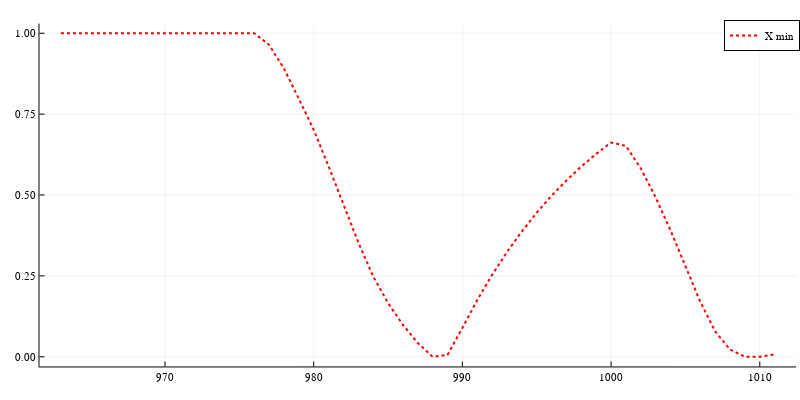

Notebook code cell kept with this figure:
### Code cell
plot(time_ls_opt, ls_X_SOC, label="X min", lc=:red, lw=2, ls=:dot)
plot!(size=(800,400))

### Figure 1 — Plotly figure (JSON) as saved in the notebook; plotly's stock layout.template omitted (floating-point values rounded to 4 significant figures)
{"data": [{"colorbar": {"len": 0.9525, "title": "", "x": 0.9951, "y": 0.5139}, "legendgroup": "X min", "line": {"color": "rgba(255, 0, 0, 1.000)", "dash": "dot", "shape": "linear", "width": 2}, "mode": "lines", "name": "X min", "showlegend": true, "type": "scatter", "x": [963, 964, 965, 966, 967, 968, 969, 970, 971, 972, 973, 974, 975, 976, 977, 978, 979, 980, 981, 982, 983, 984, 985, 986, 987, 988, 989, 990, 991, 992, 993, 994, 995, 996, 997, 998, 999, 1000, 1001, 1002, 1003, 1004, 1005, 1006, 1007, 1008, 1009, 1010, 1011], "xaxis": "x", "y": [1, 1.0, 1.0, 1.0, 1, 1, 1, 1, 1, 1, 1, 1, 1, 1, 0.9642, 0.8908, 0.7976, 0.7014, 0.5886, 0.4716, 0.3535, 0.2483, 0.1661, 0.0985, 0.04258, 0, 0.005664, 0.08928, 0.1753, 0.2532, 0.3238, 0.3877, 0.4455, 0.4979, 0.5453, 0.5883, 0.6272, 0.6624, 0.652, 0.5822, 0.4924, 0.3901, 0.2804, 0.17, 0.07829, 0.02246, 0, 0, 0.007418], "yaxis": "y"}], "layout": {"annotations": [], "height": 400, "legend": {"bgcolor": "rgba(255, 255, 255, 1.000)", "bordercolor": "rgba(0, 0, 0, 1.000)", "borderwidth": 1, "font": {"color": "rgba(0, 0, 0, 1.000)", "family": "sans-serif", "size": 11}, "title": {"font": {"color": "rgba(0, 0, 0, 1.000)", "family": "sans-serif", "size": 15}, "text": ""}, "tracegroupgap": 0, "traceorder": "normal", "x": 1, "xanchor": "auto", "y": 1, "yanchor": "auto"}, "margin": {"b": 20, "l": 0, "r": 0, "t": 20}, "paper_bgcolor": "rgba(255, 255, 255, 1.000)", "plot_bgcolor": "rgba(255, 255, 255, 1.000)", "showlegend": true, "width": 800, "xaxis": {"anchor": "y", "domain": [0.04937, 0.9951], "gridcolor": "rgba(0, 0, 0, 0.100)", "gridwidth": 0.5, "linecolor": "rgba(0, 0, 0, 1.000)", "mirror": false, "range": [961.6, 1012.0], "showgrid": true, "showline": true, "showticklabels": true, "tickangle": 0, "tickcolor": "rgb(0, 0, 0)", "tickfont": {"color": "rgba(0, 0, 0, 1.000)", "family": "sans-serif", "size": 11}, "tickmode": "array", "ticks": "inside", "ticktext": ["970", "980", "990", "1000", "1010"], "tickvals": [970, 980, 990, 1000, 1010], "title": "", "titlefont": {"color": "rgba(0, 0, 0, 1.000)", "family": "sans-serif", "size": 15}, "type": "-", "visible": true, "zeroline": false, "zerolinecolor": "rgba(0, 0, 0, 1.000)"}, "yaxis": {"anchor": "x", "domain": [0.03762, 0.9902], "gridcolor": "rgba(0, 0, 0, 0.100)", "gridwidth": 0.5, "linecolor": "rgba(0, 0, 0, 1.000)", "mirror": false, "range": [-0.03, 1.03], "showgrid": true, "showline": true, "showticklabels": true, "tickangle": 0, "tickcolor": "rgb(0, 0, 0)", "tickfont": {"color": "rgba(0, 0, 0, 1.000)", "family": "sans-serif", "size": 11}, "tickmode": "array", "ticks": "inside", "ticktext": ["0.00", "0.25", "0.50", "0.75", "1.00"], "tickvals": [0, 0.25, 0.5, 0.75, 1], "title": "", "titlefont": {"color": "rgba(0, 0, 0, 1.000)", "family": "sans-serif", "size": 15}, "type": "-", "visible": true, "zeroline": false, "zerolinecolor": "rgba(0, 0, 0, 1.000)"}}}
